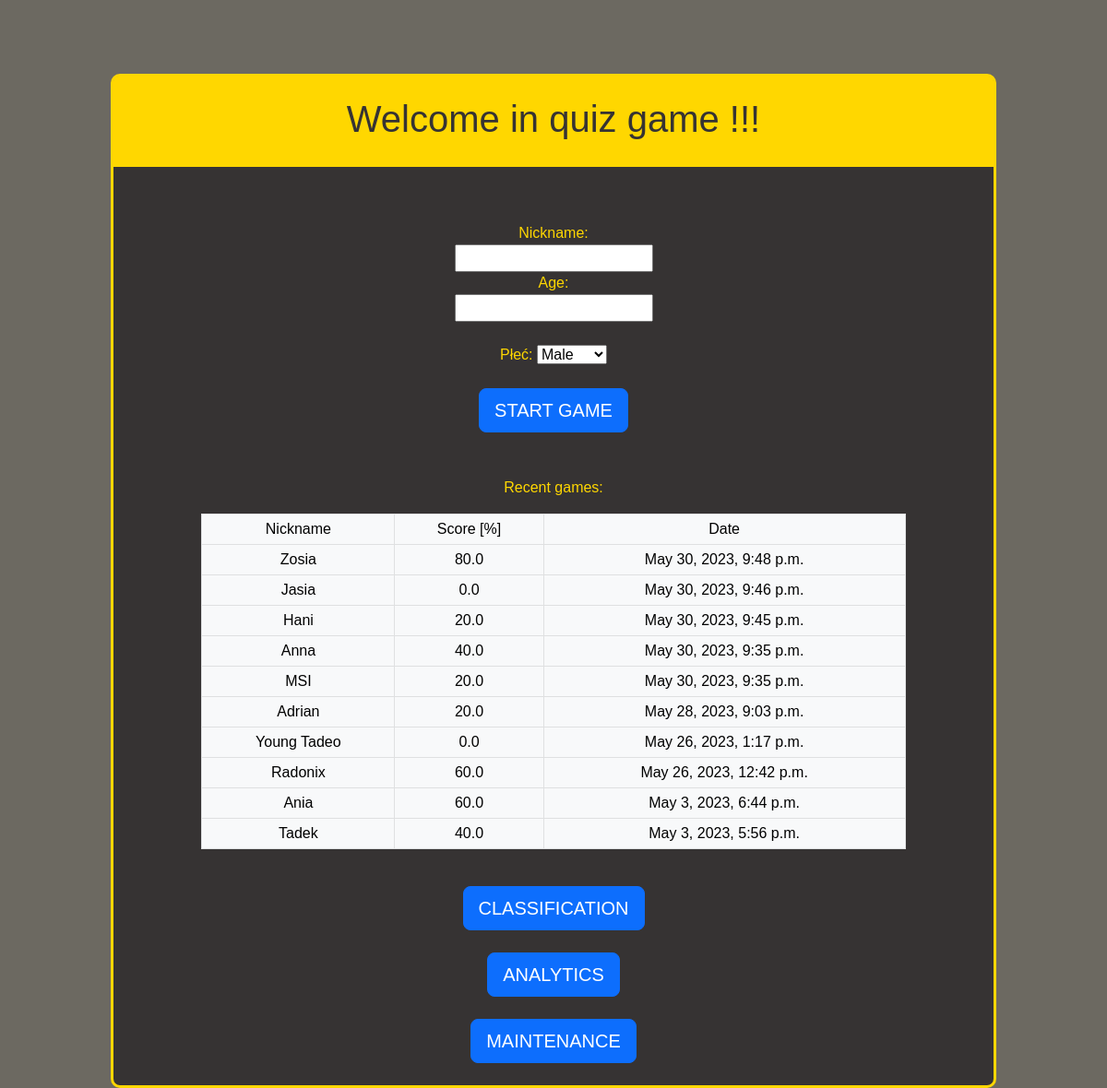
The app's page /quiz/ with its own data.
### quiz_django_app/models.py (models this page shows)
class Game(models.Model):
    question_quantity = models.IntegerField(help_text = "value specified by user, how many question are in this game")
    actual_question = models.IntegerField(help_text = "id of actual question")
    question_counter = models.IntegerField(default=1, help_text = "counts number of questions answered in this game")
    total_score = models.IntegerField(default=0)
    questions_used= models.ManyToManyField(Question)
    nickname = models.CharField(max_length=255, null=True)
    age = models.IntegerField(validators=[MinValueValidator(0.99), MaxValueValidator(150)], null=True)
    gender = models.CharField(max_length=1, choices=GENDER_CHOICES, null=True)
    percentage = models.FloatField(null=True)
    created_at = models.DateTimeField(auto_now_add=True, null=True)
    completed_game = models.BooleanField(default=False)

### quiz_django_app/views.py (the view)
# urls.py: path('quiz/', views.index, name='index'),
def index(request):
    logout(request)
    recent_games = Game.objects.filter(completed_game=True).order_by('-created_at')[:10]
    context = { 'recent_games': recent_games }
    return render(request, 'index.html', context)

### quiz_django_app/templates/index.html (shortened to what this page needs)
{% extends "master_template.html" %}
{% block header %}
    <div id="header-container">
        <h1>Welcome in quiz game !!!</h1>
    </div>
{% endblock %}
{% block content %}
    <form method="post" action="/quiz/first_question">
        <label>
            Nickname:
            <br>
            <input name="nickname"required>
        </label>
        <br>
        <label>
            Age:
            <br>
            <input name="age" pattern="^(?:[1-9]|[1-9][0-9]|100)$" required>
        </label>
        <br>
        <br>
        <label for="gender">Płeć:</label>
        <select id="gender" name="gender">
            <option value="M">Male</option>
        </select>
        <br>
        <br>
        <input type="submit" value="START GAME" class="btn btn-primary btn-lg">
    </form>
    <br>
    <br>
    <p>Recent games:</p>
    <div class="table-container">
    <table class="table table-light table-bordered table-hover table-sm">
        <thead>
            <tr>
                <td>Nickname</td>
                <td>Score [%]</td>
                <td>Date</td>
            </tr>
        </thead>
        <tbody>
            {% if recent_games is not None %}
                {% for game in recent_games %}
                    <tr>
                        <td>{{ game.nickname }}</td>
                        <td>{{ game.percentage }}</td>
                        <td>{{ game.created_at }}</td>
                    </tr>
                {% endfor %}
            {% endif %}
        </tbody>
    </table>
    </div>
    <br>
    <a href="{% url 'classification' %}">
        <button type="button" class="btn btn-primary btn-lg">CLASSIFICATION</button>
    </a>
    <br>
    <br>
    <a href="{% url 'analytics' %}">
        <button type="button" class="btn btn-primary btn-lg">ANALYTICS</button>
    </a>
    <br>
    <br>
    <a href="{% url 'maintenance' %}">
        <button type="button" class="btn btn-primary btn-lg">MAINTENANCE</button>
    </a>
    <br>
    <br>
{% endblock %}

### quiz_django_app/static/style.css (style rules this page uses)
body { background-color: rgb(108, 105, 97); }
#header-container { background-color: gold; color: rgb(54, 51, 51); margin-top: 0px; padding-top: 11px; padding-bottom: 10px; border-radius: 5px 5px 0px 0px; }
.table-container { width: 80%; margin: auto; }

### records on screen
Game: nickname "Zosia", percentage "80.0", created_at "May 30, 2023, 9:48 p.m."
Game: nickname "Jasia", percentage "0.0", created_at "May 30, 2023, 9:46 p.m."
Game: nickname "Hani", percentage "20.0", created_at "May 30, 2023, 9:45 p.m."
Game: nickname "Anna", percentage "40.0", created_at "May 30, 2023, 9:35 p.m."
Game: nickname "MSI", percentage "20.0", created_at "May 30, 2023, 9:35 p.m."
Game: nickname "Adrian", percentage "20.0", created_at "May 28, 2023, 9:03 p.m."
Game: nickname "Young Tadeo", percentage "0.0", created_at "May 26, 2023, 1:17 p.m."
Game: nickname "Radonix", percentage "60.0", created_at "May 26, 2023, 12:42 p.m."
Game: nickname "Ania", percentage "60.0", created_at "May 3, 2023, 6:44 p.m."
Game: nickname "Tadek", percentage "40.0", created_at "May 3, 2023, 5:56 p.m."
